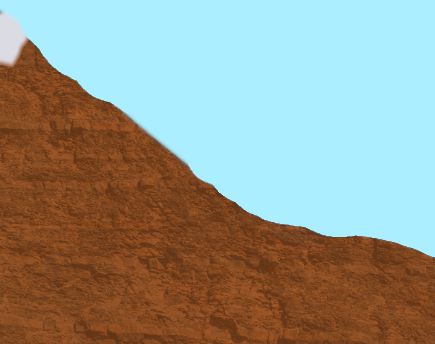
%> input picture Preview/volcano.png, 435 x 344 px
$ octave Entregable_del_reto_F1004_Rodrigo.m   (GNU Octave 9; MATLAB toolbox functions it lacks are replaced by stand-ins)
%> lines starting %> are read from the running program, lines starting %| are printed output that depends on the picture
%Programa para uso de do-while en menus
clear all;
clc;
opcion=1;
%Título
   fprintf("\n────────────────────────────────────────────────────────────────────────────")
   fprintf("\n─██████──██████─██████████████─██████─────────██████████████─██████████████─")
   fprintf("\n─██░░██──██░░██─██░░░░░░░░░░██─██░░██─────────██░░░░░░░░░░██─██░░░░░░░░░░██─")
   fprintf("\n─██░░██──██░░██─██░░██████░░██─██░░██─────────██░░██████████─██░░██████░░██─")
   fprintf("\n─██░░██──██░░██─██░░██──██░░██─██░░██─────────██░░██─────────██░░██──██░░██─")
   fprintf("\n─██░░██──██░░██─██░░██──██░░██─██░░██─────────██░░██─────────██░░██████░░██─")
   fprintf("\n─██░░██──██░░██─██░░██──██░░██─██░░██─────────██░░██─────────██░░░░░░░░░░██─")
   fprintf("\n─██░░██──██░░██─██░░██──██░░██─██░░██─────────██░░██─────────██░░██████░░██─")
   fprintf("\n─██░░░░██░░░░██─██░░██──██░░██─██░░██─────────██░░██─────────██░░██──██░░██─")
   fprintf("\n─████░░░░░░████─██░░██████░░██─██░░██████████─██░░██████████─██░░██──██░░██─")
   fprintf("\n───████░░████───██░░░░░░░░░░██─██░░░░░░░░░░██─██░░░░░░░░░░██─██░░██──██░░██─")
   fprintf("\n─────██████─────██████████████─██████████████─██████████████─██████──██████─")
   fprintf("\n────────────────────────────────────────────────────────────────────────────")
   fprintf("\n\n\t\t\t\t\t\t\t\t\t\t\t\t\t\t\tCREADOR:")
   fprintf("\n\n\t\t\t\t\t\t\t\t\t\t\t   Rodrigo López Guerra - A01737437")
   fprintf("\n\n\n\t\t\t\t\t\t\t\t\t\t  Presione cualquier botón para continuar...")
   pause;
while opcion ~= 0
   clc
   fprintf("\n\t\t\t\t\t\t\t\t\t\t° ° ° ° ° ° ° ° ° ° ° ° ° °")
   fprintf("\n\t\t\t\t\t\t\t\t\t\t\t\t  M E N Ú")
   fprintf("\n\t\t\t\t\t\t\t\t\t\t° ° ° ° ° ° ° ° ° ° ° ° ° °")
   fprintf('\n\n\t1. Caso 1.');
   fprintf('\n\t2. Caso 2.');
   fprintf('\n\t3. Caso 3.');
   fprintf('\n\t0. Salir.');
   if opcion ~= 1
       if opcion ~= 2
           if opcion ~= 3
               fprintf("\n\nEscribe tu opción: ");
               fprintf(int2str(opcion));
               fprintf('\n\tOpción no válida.');
           end;
       end;
   end;
   opcion=input('\n\nEscribe tu opcion: ');
%> the answer given: 1
   clc
   switch opcion
       case 1
           clear all;
            clc;

            %Vo = metros/segundos | alfa= Grados | Altura = Metros

            Vo=230;
            alfa=45;
            altura=5426;
            g=9.81;
            alfa=alfa*pi/180;

%Para el análisis de la función del volcán, se necesita hacer una función
%para indicar dónde va a parar la parábola. La función del volcán fue
%calculada con GeoGebra. No es exacto el valor.
            for x=1:10000
                y2=(tan(alfa).*x)-(0.5*g/(Vo*cos(alfa))^2)*(x.^2)+altura;
                v=altura+altura*cos(1/17460*x-300); %Función sacada de GeoGebra
                if v<=y2
                    z=x;
                end

            end

            x=0:0.1:10000;
            v=altura+altura*cos(1/17460*x-300);
            plot(x,v,"linewidth",4,...
                "Color","None");

            hold on

             I = imread('volcano.png');
%> I is the input picture: size 344x435x3 uint8; mean R, G, B 148.6, 152.5, 141
             J=flip(I);
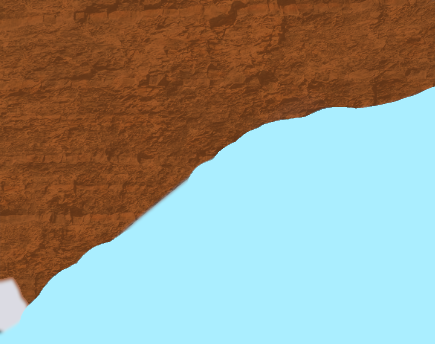
%> J: size 344x435x3 uint8; mean R, G, B 148.6, 152.5, 141; mean of the top-left, top-right, bottom-left and bottom-right quarters 77.2, 124.7, 166.3, 221
             h = image(xlim,ylim,J);
             uistack(h,'top')


            for i=1:90:z
                y2=(tan(alfa).*i)-(0.5*g/(Vo*cos(alfa))^2).*(i.^2)+altura;
                hold on;
                pause(0.01);

                I = imread('sky.png');
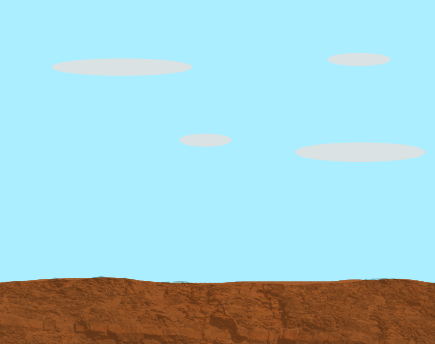
%> input picture Preview/sky.png, 435 x 344 px
%> I is the input picture: size 344x435x3 uint8; mean R, G, B 164.3, 206.9, 212.9
                J=flip(I);
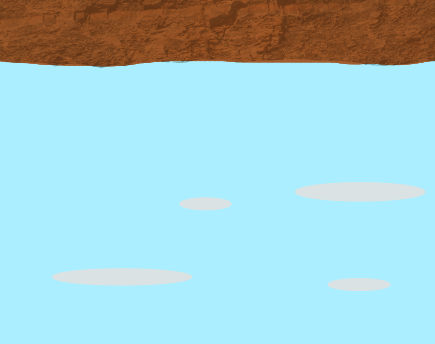
%> J: size 344x435x3 uint8; mean R, G, B 164.3, 206.9, 212.9; mean of the top-left, top-right, bottom-left and bottom-right quarters 168.1, 168.3, 221.2, 221.2
                h = image(xlim,ylim,J);
                uistack(h,'bottom')
                pause(0.01);

                p1 = plot(i,y2,'b*','MarkerSize',8,'LineWidth',2,...
                    'Color',"red");
                title('Caso 1')
                xlabel('Longitud (m)')
                ylabel('Altitud (m)')
                axis([0 7500 2650 7000]);
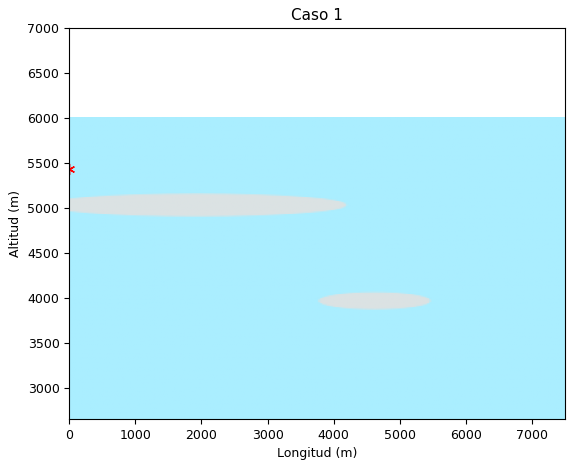
%> figure redrawn from the program's plot data
            end

            Vo=150;
%> Vo = 150
            alfa=30;
            g=9.81;
            alfa=alfa*pi/180;

            for x=1:10000
                y2=(tan(alfa).*x)-(0.5*g/(Vo*cos(alfa))^2)*(x.^2)+altura;
                v=altura+altura*cos(1/17460*x-300);
                if v<=y2
                    z=x;
                end

            end
%> this loop made 10000 passes
%> y2 on passes 1 to 3: 5426.6, 5427.2, 5427.7
%> after the loop, z = 3176

            for i=1:90:z
                y2=(tan(alfa).*i)-(0.5*g/(Vo*cos(alfa))^2).*(i.^2)+altura;
                hold on;
                pause(0.01);

                p2 = plot(i,y2,'b*','MarkerSize',8,'LineWidth',2,...
                    'Color',"green");
                axis([0 7500 2650 7000]);
            end
%> this loop made 36 passes
%> (i, y2) on passes 2 to 13: (91, 5476.1), (181, 5521), (271, 5561.1), (361, 5596.5), (451, 5627.3), (541, 5653.3), (631, 5674.6), (721, 5691.2), (811, 5703.1), (901, 5710.2), (991, 5712.7), (1081, 5710.5)

            Vo=150;
            alfa=78;
            g=9.81;
            alfa=alfa*pi/180;

            t=(2*(-Vo*sin(alfa)/(-g)))+((((Vo*sin(alfa))^2+2*(-altura)*(-g))^0.5)-(Vo*sin(alfa)))/g;
            xmax=Vo*cos(alfa)*t;
            ymax=((Vo*sin(alfa))^2)/(2*g);

            tvector=0:0.05:t;
            y=(Vo*sin(alfa)).*tvector-(0.5*g).*(tvector.^2)+altura;

            for x=1:10000
                y2=(tan(alfa).*x)-(0.5*g/(Vo*cos(alfa))^2)*(x.^2)+altura;
                v=altura+altura*cos(1/17460*x-300);
                if v<=y2
                    z=x;
                end

            end

            for i=1:100:z
                y2=(tan(alfa).*i)-(0.5*g/(Vo*cos(alfa))^2).*(i.^2)+altura;
                hold on;
                pause(0.01);

                p3 = plot(i,y2,'b*','MarkerSize',8,'LineWidth',2);
                legend([p1,p2,p3],{'Alcance Máximo','Tiro Típico','Tiro a 1 kilómetro'},'Location','southwest')
                axis([0 7500 2650 7000]);
            end
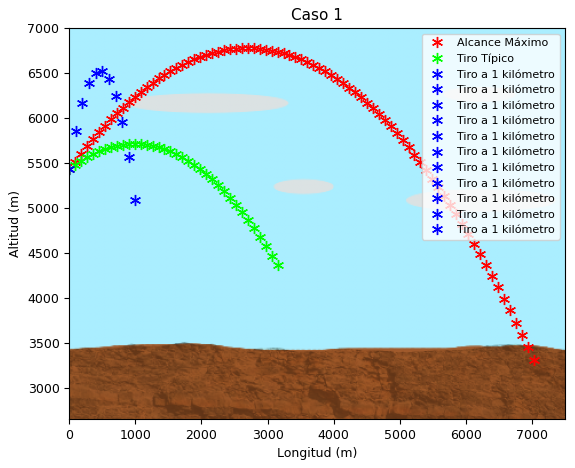
%> figure redrawn from the program's plot data
            hold off
            opcion=1;
%> (the run ends here)
